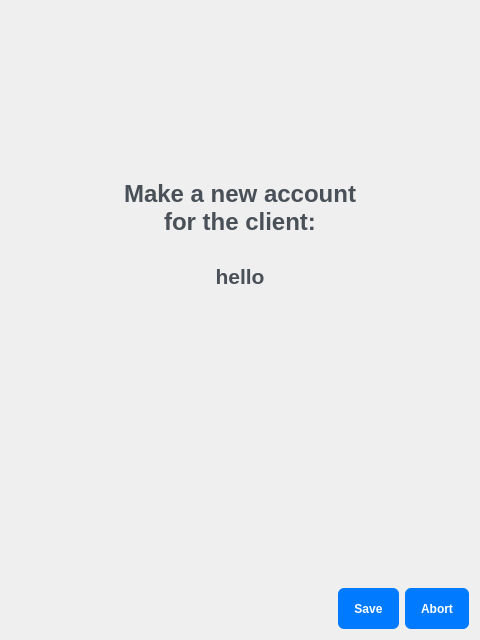
<?xml version="1.0" encoding="UTF-8"?>
<ui version="4.0">
 <class>accountdialog</class>
 <widget class="QDialog" name="accountdialog">
  <property name="geometry">
   <rect>
    <x>0</x>
    <y>0</y>
    <width>480</width>
    <height>640</height>
   </rect>
  </property>
  <property name="minimumSize">
   <size>
    <width>480</width>
    <height>640</height>
   </size>
  </property>
  <property name="maximumSize">
   <size>
    <width>480</width>
    <height>640</height>
   </size>
  </property>
  <property name="windowTitle">
   <string>Dialog</string>
  </property>
  <property name="styleSheet">
   <string notr="true">QMainWindow {
    background-color: #f8f9fa;
}

QTabWidget::pane {
    border: 1px solid #dee2e6;
    background-color: white;
}

QTabWidget::tab-bar {
    left: 10px;
}

QTabBar::tab {
    background-color: #e9ecef;
    border: 1px solid #dee2e6;
	width: 300px;
    padding: 10px 20px;
    margin-right: 5px;
    border-top-left-radius: 8px;
    border-top-right-radius: 8px;
    font-weight: bold;
    color: #495057;
}

QTabBar::tab:selected {
    background-color: white;
    border-bottom-color: white;
    color: #007bff;
}

QTabBar::tab:hover {
    background-color: #f8f9fa;
}

QGroupBox {
    font-weight: bold;
    border: 2px solid #dee2e6;
    border-radius: 8px;
    margin-top: 10px;
    padding-top: 5px;
    background-color: white;
}

QGroupBox::title {
    subcontrol-origin: margin;
    left: 10px;
    padding: 0 10px 0 10px;
    color: #495057;
}

QPushButton {
    background-color: #007bff;
    border: none;
    color: white;
    padding: 8px 16px;
    border-radius: 6px;
    font-weight: bold;
    min-height: 25px;
}

QPushButton:hover {
    background-color: #0056b3;
}

QPushButton:pressed {
    background-color: #004085;
}

QPushButton#deleteButton {
    background-color: #dc3545;
}

QPushButton#deleteButton:hover {
    background-color: #c82333;
}

QPushButton#refreshButton {
    background-color: #28a745;
}

QPushButton#refreshButton:hover {
    background-color: #218838;
}

QLineEdit, QComboBox, QSpinBox, QDoubleSpinBox, QDateEdit {
    border: 2px solid #ced4da;
    border-radius: 6px;
    padding: 8px;
    background-color: white;
    font-size: 13px;
}

QLineEdit:focus, QComboBox:focus, QSpinBox:focus, QDoubleSpinBox:focus, QDateEdit:focus {
    border-color: #007bff;
    outline: none;
}

QTableWidget {
    gridline-color: #dee2e6;
    background-color: white;
    alternate-background-color: #f8f9fa;
    selection-background-color: #007bff;
    border: 1px solid #dee2e6;
    border-radius: 6px;
}

QTableWidget::item {
    padding: 8px;
    border: none;
}

QTableWidget::item:selected {
    background-color: #007bff;
    color: white;
}

QHeaderView::section {
    background-color: #e9ecef;
    padding: 10px;
    border: none;
    border-right: 1px solid #dee2e6;
    border-bottom: 1px solid #dee2e6;
    font-weight: bold;
    color: #495057;
}

QLabel {
    color: #495057;
    font-weight: bold;
	font-size: 12pt;
}

QScrollArea {
    border: none;
    background-color: transparent;
}</string>
  </property>
  <layout class="QVBoxLayout" name="verticalLayout" stretch="1,0,0,2,0">
   <item>
    <spacer name="verticalSpacer_2">
     <property name="orientation">
      <enum>Qt::Orientation::Vertical</enum>
     </property>
     <property name="sizeHint" stdset="0">
      <size>
       <width>20</width>
       <height>40</height>
      </size>
     </property>
    </spacer>
   </item>
   <item>
    <widget class="QLabel" name="label">
     <property name="minimumSize">
      <size>
       <width>0</width>
       <height>100</height>
      </size>
     </property>
     <property name="styleSheet">
      <string notr="true">QLabel {
    color: #495057;
    font-weight: bold;
	font-size: 18pt;
}</string>
     </property>
     <property name="text">
      <string>Make a new account
for the client:</string>
     </property>
     <property name="alignment">
      <set>Qt::AlignmentFlag::AlignCenter</set>
     </property>
    </widget>
   </item>
   <item>
    <widget class="QLabel" name="client_info">
     <property name="styleSheet">
      <string notr="true">QLabel {
    color: #495057;
    font-weight: bold;
	font-size: 16pt;
}</string>
     </property>
     <property name="text">
      <string>hello</string>
     </property>
     <property name="alignment">
      <set>Qt::AlignmentFlag::AlignCenter</set>
     </property>
    </widget>
   </item>
   <item>
    <spacer name="verticalSpacer">
     <property name="orientation">
      <enum>Qt::Orientation::Vertical</enum>
     </property>
     <property name="sizeHint" stdset="0">
      <size>
       <width>20</width>
       <height>40</height>
      </size>
     </property>
    </spacer>
   </item>
   <item>
    <widget class="QDialogButtonBox" name="buttonBox">
     <property name="orientation">
      <enum>Qt::Orientation::Horizontal</enum>
     </property>
     <property name="standardButtons">
      <set>QDialogButtonBox::StandardButton::Abort|QDialogButtonBox::StandardButton::Save</set>
     </property>
    </widget>
   </item>
  </layout>
 </widget>
 <resources/>
 <connections>
  <connection>
   <sender>buttonBox</sender>
   <signal>accepted()</signal>
   <receiver>accountdialog</receiver>
   <slot>accept()</slot>
   <hints>
    <hint type="sourcelabel">
     <x>248</x>
     <y>254</y>
    </hint>
    <hint type="destinationlabel">
     <x>157</x>
     <y>274</y>
    </hint>
   </hints>
  </connection>
  <connection>
   <sender>buttonBox</sender>
   <signal>rejected()</signal>
   <receiver>accountdialog</receiver>
   <slot>reject()</slot>
   <hints>
    <hint type="sourcelabel">
     <x>316</x>
     <y>260</y>
    </hint>
    <hint type="destinationlabel">
     <x>286</x>
     <y>274</y>
    </hint>
   </hints>
  </connection>
 </connections>
</ui>
